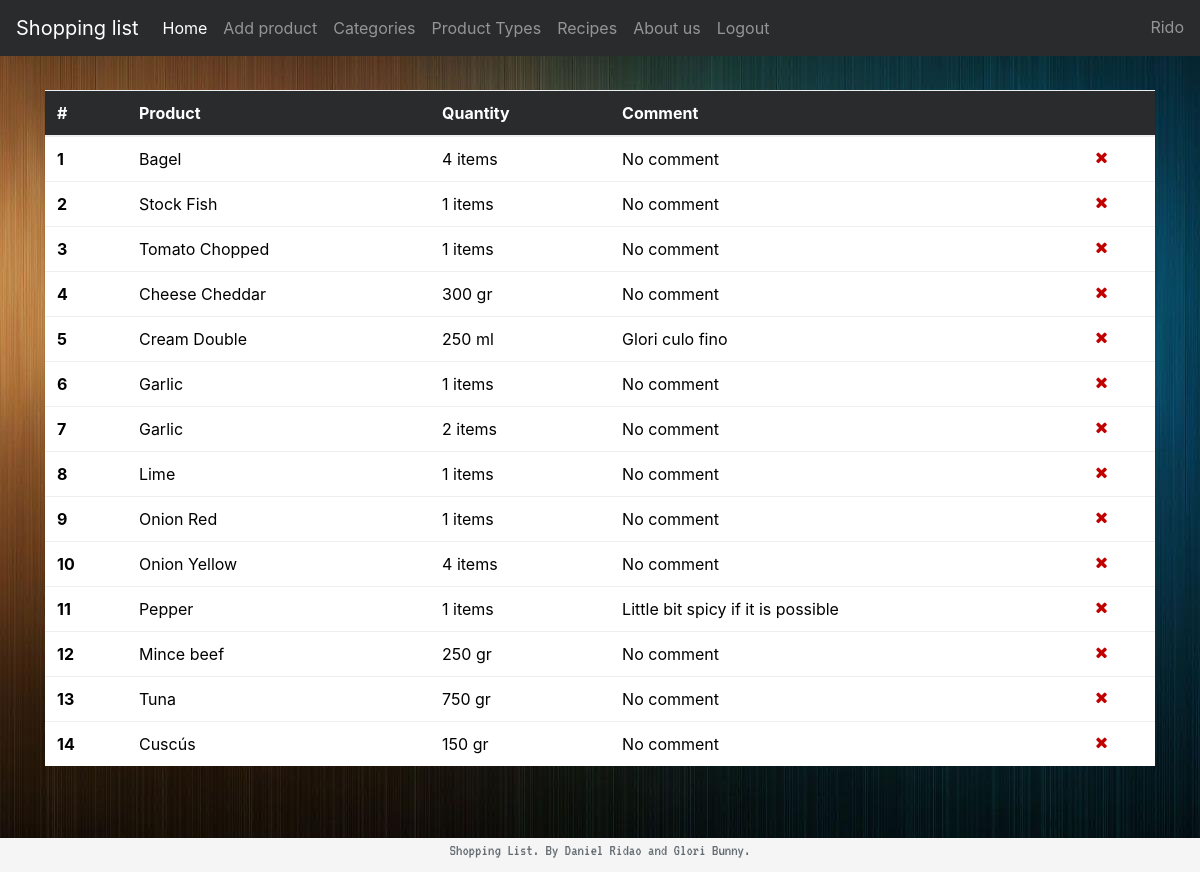
The page /shoppinglist/ (signed in) on the database as committed earlier.
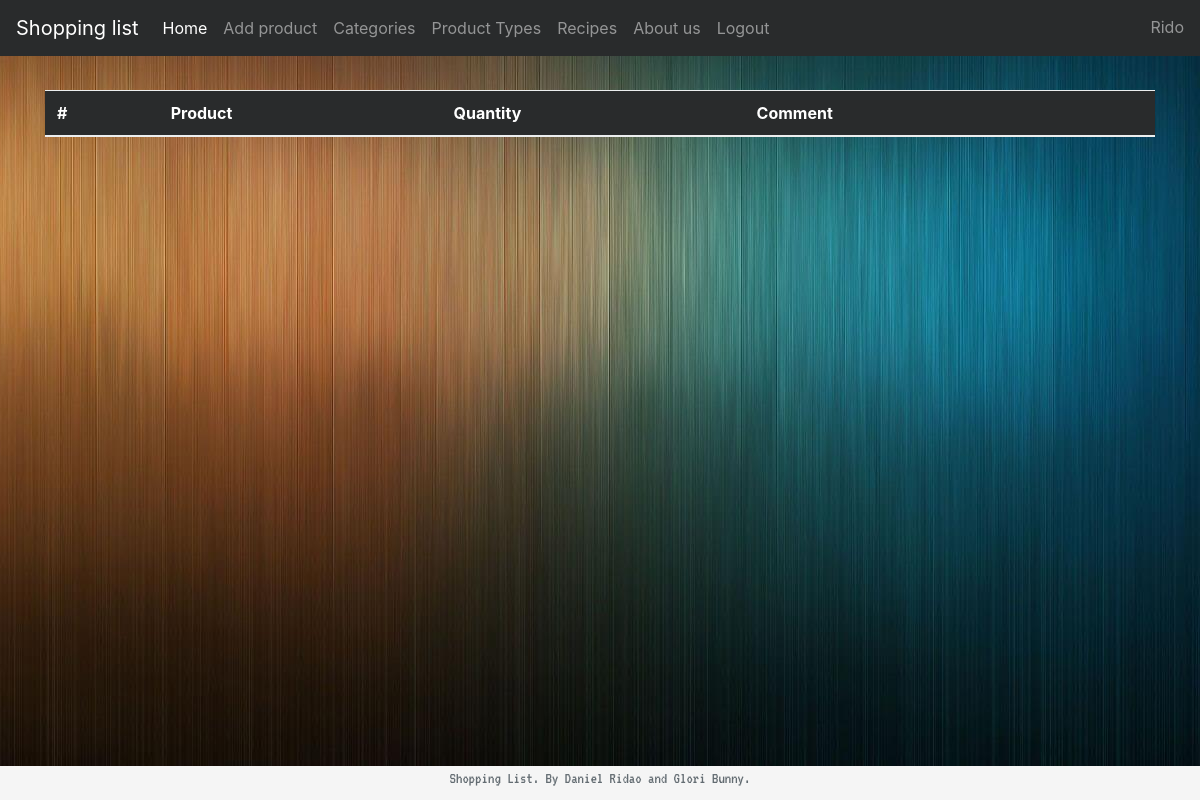
The same page on the database as committed later.
### shoppinglist/models.py (models this page shows, shortened)
class Product(models.Model):
	predefinedProduct = models.ForeignKey(PredefinedProduct, on_delete=models.CASCADE, default=0)
	quantity = models.IntegerField(default=0)
	requester = models.ForeignKey('auth.User', on_delete=models.CASCADE)
	unit = models.ForeignKey(Unit, on_delete=models.CASCADE, default=0)
	comment = models.CharField(max_length=MODEL_PRODUCT_MAX_COMMENT, default='', blank=True)
	class Meta():
		order_with_respect_to = 'predefinedProduct'

class PredefinedProduct(models.Model):
	name = models.CharField(max_length=MODEL_PREDEFINED_PRODUCT_NAME_LENGTH, unique=True)
	category = models.ForeignKey(Category, on_delete=models.CASCADE, default=0)
	class Meta():
		ordering = ["name"]

class Unit(models.Model):
	name = models.CharField(max_length=MODEL_UNIT_NAME_LENGTH, unique=True)
	def __str__(self):
		return self.name

### shoppinglist/views.py (the view)
@login_required(login_url=LOGIN_URL)
def index(request):
   products = Product.objects.all().order_by('predefinedProduct__category', 'predefinedProduct__name')
   return render(request, "shoppinglist/index.html", {"products": products})

### shoppinglist/templates/shoppinglist/index.html (shortened to what this page needs)
{% extends "shoppinglist/main_template.html" %}
{% block index %}
<li class="nav-item active">
  <a class="nav-link" href="{% url 'shoppinglist:index' %}">Home <span class="sr-only">(current)</span></a>
</li>
{% endblock %}
{% block content %}
{% load humanize %}
<table class="table" style="background-color: white; color: black">
  <thead class="thead-inverse">
    <tr>
      <th>#</th>
      <th>Product</th>
      <th>Quantity</th>
      <th>Comment</th>
      <th></th>
    </tr>
  </thead>
  <tbody>
{% for product in products %}
    <tr>
      <th scope="row">{{ forloop.counter }}</th>
      <td>{{ product.predefinedProduct.name }}</td>
      <td>{{ product.quantity|intcomma }}  {{ product.unit }}</td>
      <td>{{ product.comment }}</td>
      <td><a href="{% url 'shoppinglist:removeProduct' productId=product.id %}"><i class="fa fa-times cancel-color" aria-hidden="true"></i></a></td>
    </tr>
{% endfor %}
  </tbody>
</table>
{% endblock %}

### shoppinglist/templates/shoppinglist/main_template.html (shortened to what this page needs)
<html>
   {% load static %}
   <link rel="stylesheet" type="text/css" href="{% static 'shoppinglist/bootstrap/css/bootstrap.min.css' %}" />
   <link rel="stylesheet" href="{% static 'shoppinglist/font-awesome/css/font-awesome.min.css' %}">
   <link rel="stylesheet" type="text/css" href="{% static 'shoppinglist/custom.css' %}" />
   <head>
   </head>
   <body>
      <nav class="navbar navbar-toggleable-md navbar-inverse bg-inverse mb-4">
         <a class="navbar-brand" href="#">Shopping list</a>
         <div class="collapse navbar-collapse" id="navbarCollapse">
            <ul class="navbar-nav mr-auto">
               {% block index %}{% endblock %}
               {% block add %}
               <li class="nav-item">
                  <a class="nav-link" href="{% url 'shoppinglist:addProduct' %}">Add product</a>
               </li>
               {% endblock %}
               {% block adminCategory %}
               <li class="nav-item">
                  <a class="nav-link" href="{% url 'shoppinglist:adminCategory' %}">Categories</a>
               </li>
               {% endblock %}
               {% block adminProductType %}
               <li class="nav-item">
                  <a class="nav-link" href="{% url 'shoppinglist:adminProductType' %}">Product Types</a>
               </li>
               {% endblock %}
               {% block recipes %}
               <li class="nav-item">
                  <a class="nav-link" href="{% url 'shoppinglist:recipes' %}">Recipes</a>
               </li>
               {% endblock %}
               {% block about %}
               <li class="nav-item">
                  <a class="nav-link" href="{% url 'shoppinglist:aboutUs' %}">About us</a>
               </li>
               {% endblock %}
               <li class="nav-item">
                  <a class="nav-link" href="{% url 'shoppinglist:logout' %}">Logout</a>
               </li>
            </ul>
            <span class="navbar-text">
               {{ user.username|title }}
            </span>
         </div>
      </nav>
      <div id="main-container" class="container">
      {% block content %}{% endblock %}
      </div>
      <div id="footer-separator">
      </div>
      <footer class="row">
         <span id="footer-inner" class="text-muted font-console font-sm">Shopping List. By Daniel Ridao and Glori Bunny.</span>
      </footer>
   </body>
</html>

### shoppinglist/static/shoppinglist/custom.css (style rules this page uses)
body { background: white url("images/background.jpg") right bottom; background-repeat: repeat-y; background-attachment: fixed; color: white; }
footer { position: fixed; margin: 0px !important; bottom: 0; width: 100%; height: 34px; background-color: #f5f5f5; }
#footer-separator { height: 90px; }
#main-container { padding-top: 10px; }
#footer-inner { text-align: center; width: 100%; }
.font-console { font-family: 'VT323'; }

Rows that differ between the two databases and show on the page:
removed Product: predefinedProduct.name "Bagel", quantity "4", unit "items", comment "No comment"
removed Product: predefinedProduct.name "Stock Fish", quantity "1", unit "items", comment "No comment"
removed Product: predefinedProduct.name "Tomato Chopped", quantity "1", unit "items", comment "No comment"
removed Product: predefinedProduct.name "Cheese Cheddar", quantity "300", unit "gr", comment "No comment"
removed Product: predefinedProduct.name "Cream Double", quantity "250", unit "ml", comment "Glori culo fino"
removed Product: predefinedProduct.name "Garlic", quantity "1", unit "items", comment "No comment"
removed Product: predefinedProduct.name "Garlic", quantity "2", unit "items", comment "No comment"
removed Product: predefinedProduct.name "Lime", quantity "1", unit "items", comment "No comment"
removed Product: predefinedProduct.name "Onion Red", quantity "1", unit "items", comment "No comment"
removed Product: predefinedProduct.name "Onion Yellow", quantity "4", unit "items", comment "No comment"
removed Product: predefinedProduct.name "Pepper", quantity "1", unit "items", comment "Little bit spicy if it is possible"
removed Product: predefinedProduct.name "Mince beef", quantity "250", unit "gr", comment "No comment"
removed Product: predefinedProduct.name "Tuna", quantity "750", unit "gr", comment "No comment"
removed Product: predefinedProduct.name "Cuscús", quantity "150", unit "gr", comment "No comment"
